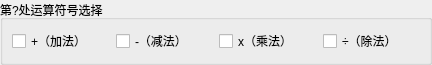
<?xml version="1.0" encoding="UTF-8"?>
<ui version="4.0">
 <class>opSelect</class>
 <widget class="QWidget" name="opSelect">
  <property name="geometry">
   <rect>
    <x>0</x>
    <y>0</y>
    <width>432</width>
    <height>58</height>
   </rect>
  </property>
  <property name="windowTitle">
   <string>Form</string>
  </property>
  <layout class="QHBoxLayout" name="horizontalLayout_2">
   <property name="spacing">
    <number>0</number>
   </property>
   <property name="leftMargin">
    <number>0</number>
   </property>
   <property name="topMargin">
    <number>0</number>
   </property>
   <property name="rightMargin">
    <number>0</number>
   </property>
   <property name="bottomMargin">
    <number>0</number>
   </property>
   <item>
    <widget class="QGroupBox" name="gbx">
     <property name="title">
      <string>第?处运算符号选择</string>
     </property>
     <layout class="QHBoxLayout" name="horizontalLayout">
      <item>
       <widget class="QCheckBox" name="ckbAdd">
        <property name="text">
         <string>+（加法）</string>
        </property>
       </widget>
      </item>
      <item>
       <widget class="QCheckBox" name="ckbSub">
        <property name="text">
         <string>-（减法）</string>
        </property>
       </widget>
      </item>
      <item>
       <widget class="QCheckBox" name="ckbMult">
        <property name="text">
         <string>x（乘法）</string>
        </property>
       </widget>
      </item>
      <item>
       <widget class="QCheckBox" name="ckbDiv">
        <property name="text">
         <string>÷（除法）</string>
        </property>
       </widget>
      </item>
     </layout>
    </widget>
   </item>
  </layout>
 </widget>
 <resources/>
 <connections/>
</ui>
